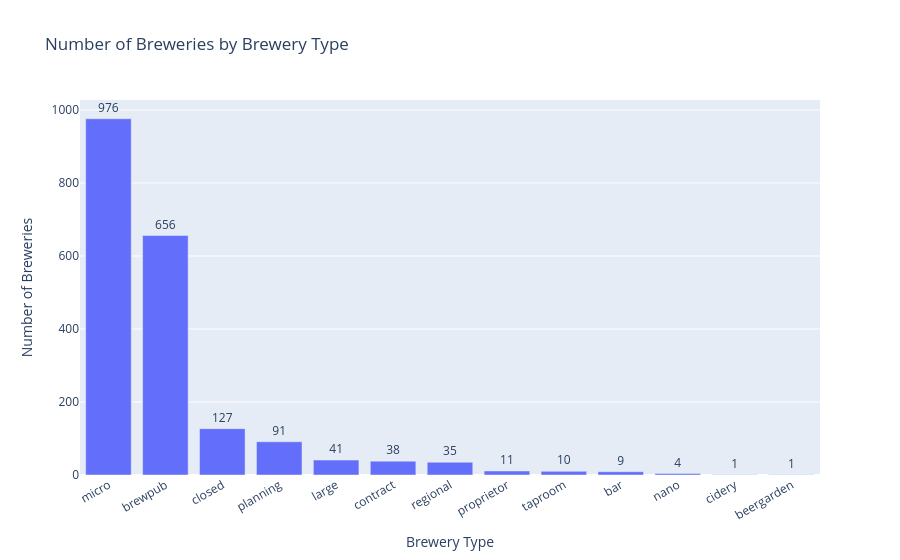

Notebook source saved alongside this figure:
### Code cell
fig = px.bar(
    brewery_counts,
    x="brewery_type",
    y="count",
    title="Number of Breweries by Brewery Type",
    labels={
        "brewery_type": "Brewery Type",
        "count": "Number of Breweries"
    },
    text="count"
)

fig.update_layout(
    xaxis_tickangle=-30
)

fig.update_traces(textposition="outside")

fig.show()

### Figure 1 — Plotly figure (JSON) as saved in the notebook; plotly's stock layout.template omitted (floating-point values rounded to 4 significant figures)
{"data": [{"hovertemplate": "Brewery Type=%{x}<br>Number of Breweries=%{text}<extra></extra>", "legendgroup": "", "marker": {"color": "#636efa", "pattern": {"shape": ""}}, "name": "", "orientation": "v", "showlegend": false, "text": [976.0, 656.0, 127.0, 91.0, 41.0, 38.0, 35.0, 11.0, 10.0, 9.0, 4.0, 1.0, 1.0], "textposition": "outside", "type": "bar", "x": ["micro", "brewpub", "closed", "planning", "large", "contract", "regional", "proprietor", "taproom", "bar", "nano", "cidery", "beergarden"], "xaxis": "x", "y": [976, 656, 127, 91, 41, 38, 35, 11, 10, 9, 4, 1, 1], "yaxis": "y"}], "layout": {"barmode": "relative", "legend": {"tracegroupgap": 0}, "title": {"text": "Number of Breweries by Brewery Type"}, "xaxis": {"anchor": "y", "domain": [0, 1], "tickangle": -30, "title": {"text": "Brewery Type"}}, "yaxis": {"anchor": "x", "domain": [0, 1], "title": {"text": "Number of Breweries"}}}}
